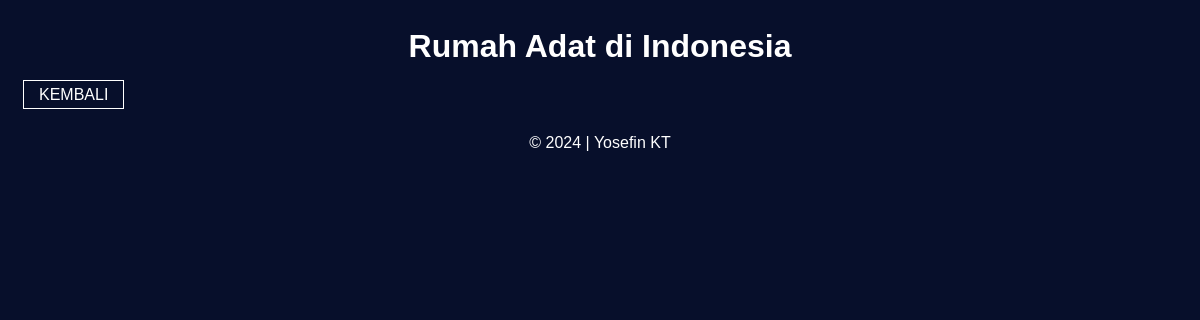
Page /roemahku.php on the earlier database version.
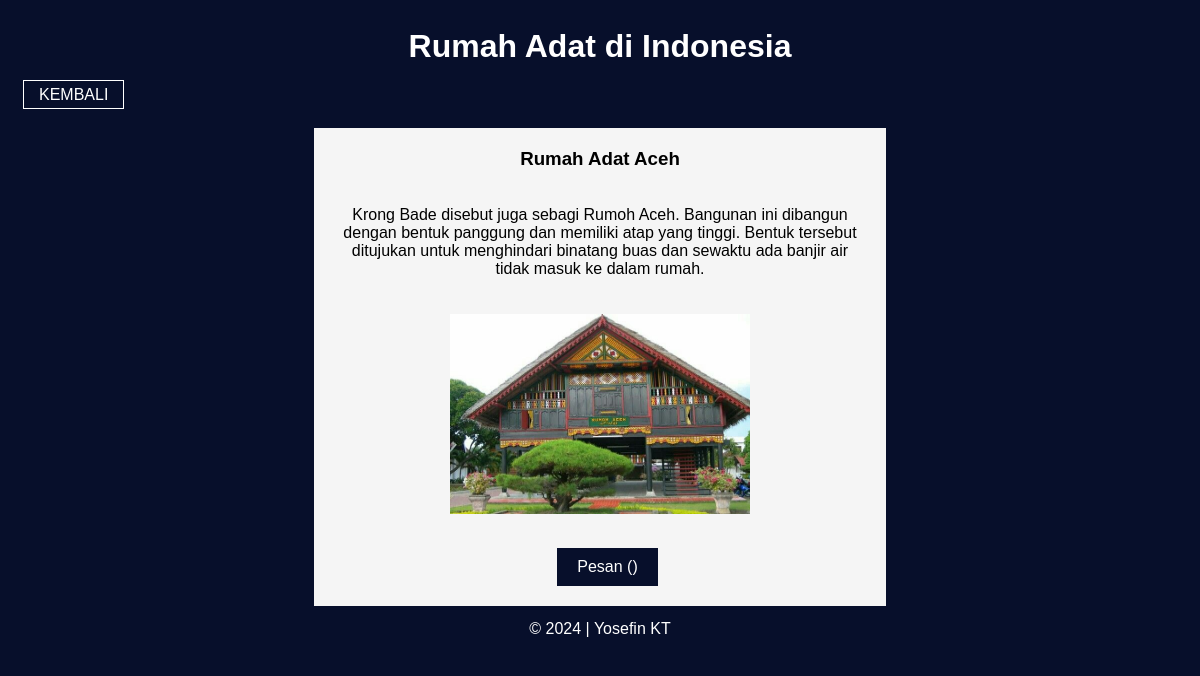
Same page on the later database version.
### tables this page shows
CREATE TABLE `rumah` (
  `id_rumah` int(11) NOT NULL,
  `nama` varchar(500) NOT NULL,
  `informasi` varchar(500) NOT NULL,
  `gambar` varchar(500) NOT NULL,
  `id_pulau` int(11) NOT NULL
);

### roemahku.php (the view, shortened to what this page needs)
<!DOCTYPE html>
<html lang="en">
<head>
</head>
<body>
    <h1 class="rumah-adat">Rumah Adat di Indonesia</h1>
    <a href="user.php" class="btn1">KEMBALI</a>
    <div class="container">
        <?php
            include 'koneksi.php';
            $result = mysqli_query($mysqli, "SELECT * FROM rumah") or die (mysqli_error());
            while($data = mysqli_fetch_array($result)){
                ?>
                <div class="box">
                    <div class="box-header">
                        <h3><?php echo $data['nama']; ?></h3>
                    </div>
                    <div class="box-content">
                        <p><?php echo $data['informasi']; ?></p>
                        <img src="<?php echo $data['gambar']; ?>" alt="Gambar Rumah Adat">
                    </div>
                    <a href="pesan.php?id_rumah=<?php echo $data['id_rumah']; ?>" class="order-btn">Pesan (<?php echo $data['harga']; ?>)</a>
                </div>
            <?php } ?>
    </div>
</body>
<footer>
    &copy; 2024 | Yosefin KT
</footer>
</html>

Differences in the rows shown:
added rumah: nama "Rumah Adat Aceh", informasi "Krong Bade disebut juga sebagi Rumoh Aceh. Bangunan ini dibangun dengan bentuk panggung dan memiliki atap yang tinggi. Bentuk tersebut ditujukan untuk menghindari binatang buas dan sewaktu ada banjir air tidak masuk ke dalam rumah.", gambar (picture)
